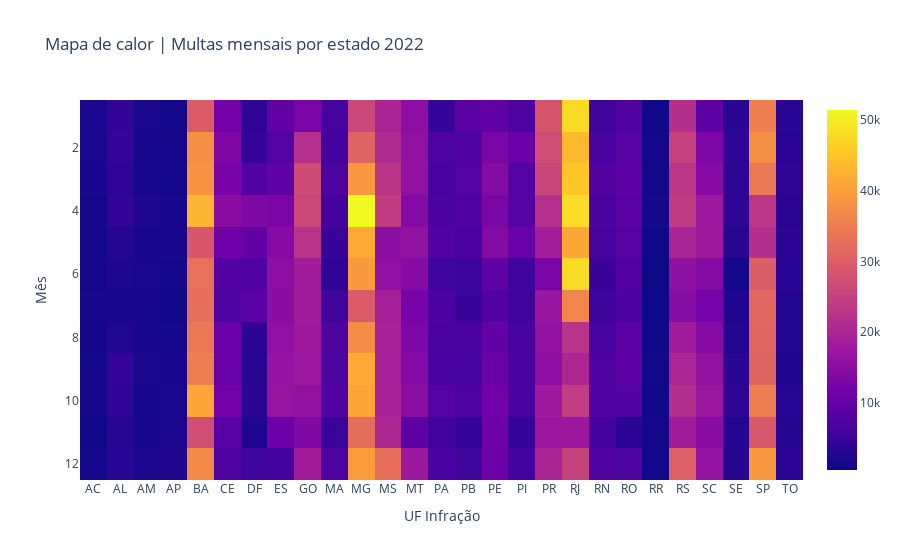

Notebook source saved alongside this figure:
### Code cell
px.imshow( anl_estados_mes, title='Mapa de calor | Multas mensais por estado 2022')

### Figure 1 — Plotly figure (JSON) as saved in the notebook; plotly's stock layout.template omitted (floating-point values rounded to 4 significant figures; data arrays with more than 128 entries replaced by an {"elided": "..."} marker saying what was removed)
{"data": [{"coloraxis": "coloraxis", "hovertemplate": "UF Infração: %{x}<br>Mês: %{y}<br>color: %{z}<extra></extra>", "name": "0", "type": "heatmap", "x": ["AC", "AL", "AM", "AP", "BA", "CE", "DF", "ES", "GO", "MA", "MG", "MS", "MT", "PA", "PB", "PE", "PI", "PR", "RJ", "RN", "RO", "RR", "RS", "SC", "SE", "SP", "TO"], "xaxis": "x", "y": [1, 2, 3, 4, 5, 6, 7, 8, 9, 10, 11, 12], "yaxis": "y", "z": {"elided": "12x27 int values"}}], "layout": {"coloraxis": {"colorscale": [[0, "#0d0887"], [0.1111, "#46039f"], [0.2222, "#7201a8"], [0.3333, "#9c179e"], [0.4444, "#bd3786"], [0.5556, "#d8576b"], [0.6667, "#ed7953"], [0.7778, "#fb9f3a"], [0.8889, "#fdca26"], [1, "#f0f921"]]}, "title": {"text": "Mapa de calor | Multas mensais por estado 2022"}, "xaxis": {"anchor": "y", "constrain": "domain", "domain": [0, 1], "scaleanchor": "y", "title": {"text": "UF Infração"}}, "yaxis": {"anchor": "x", "autorange": "reversed", "constrain": "domain", "domain": [0, 1], "title": {"text": "Mês"}}}}
